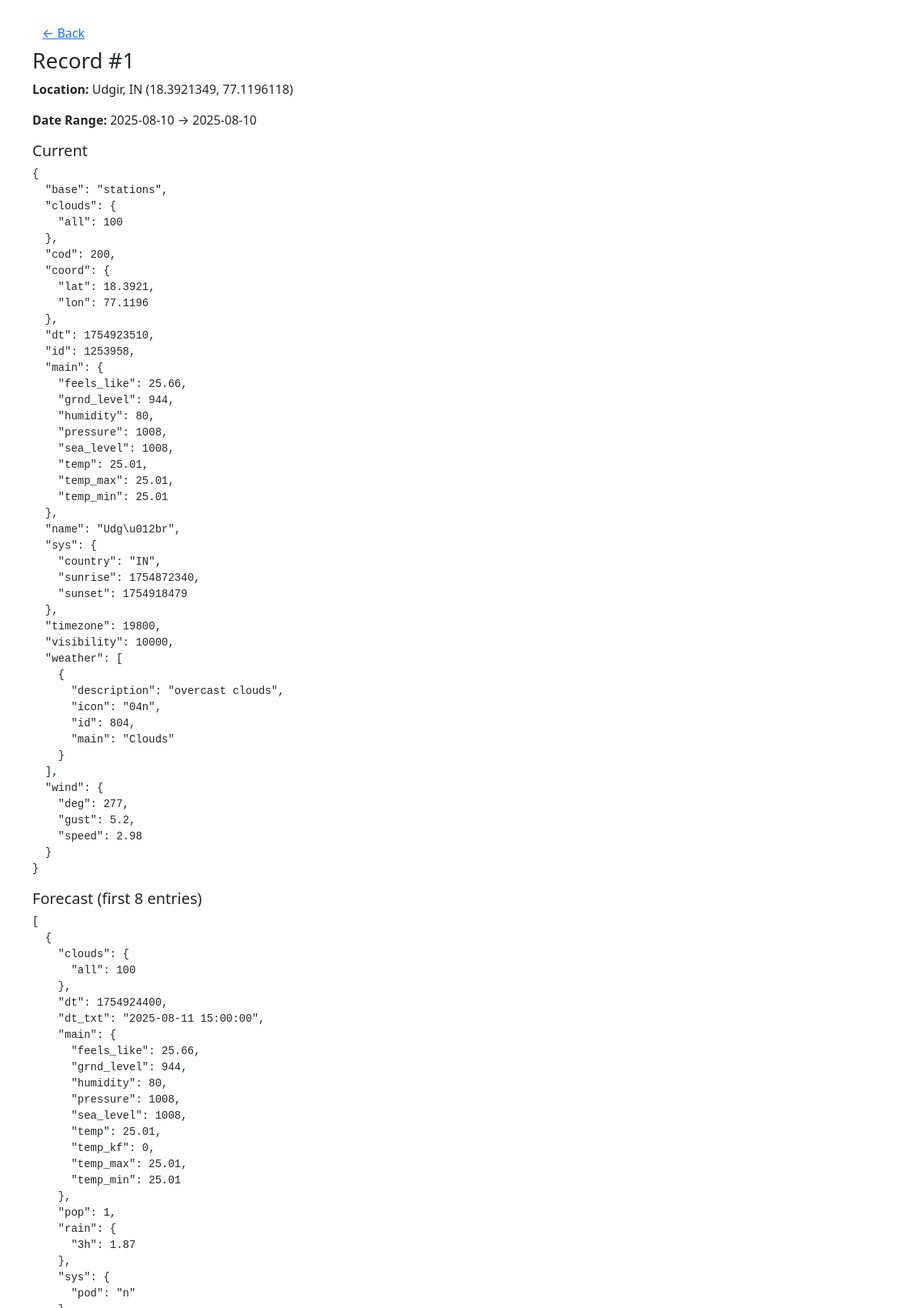
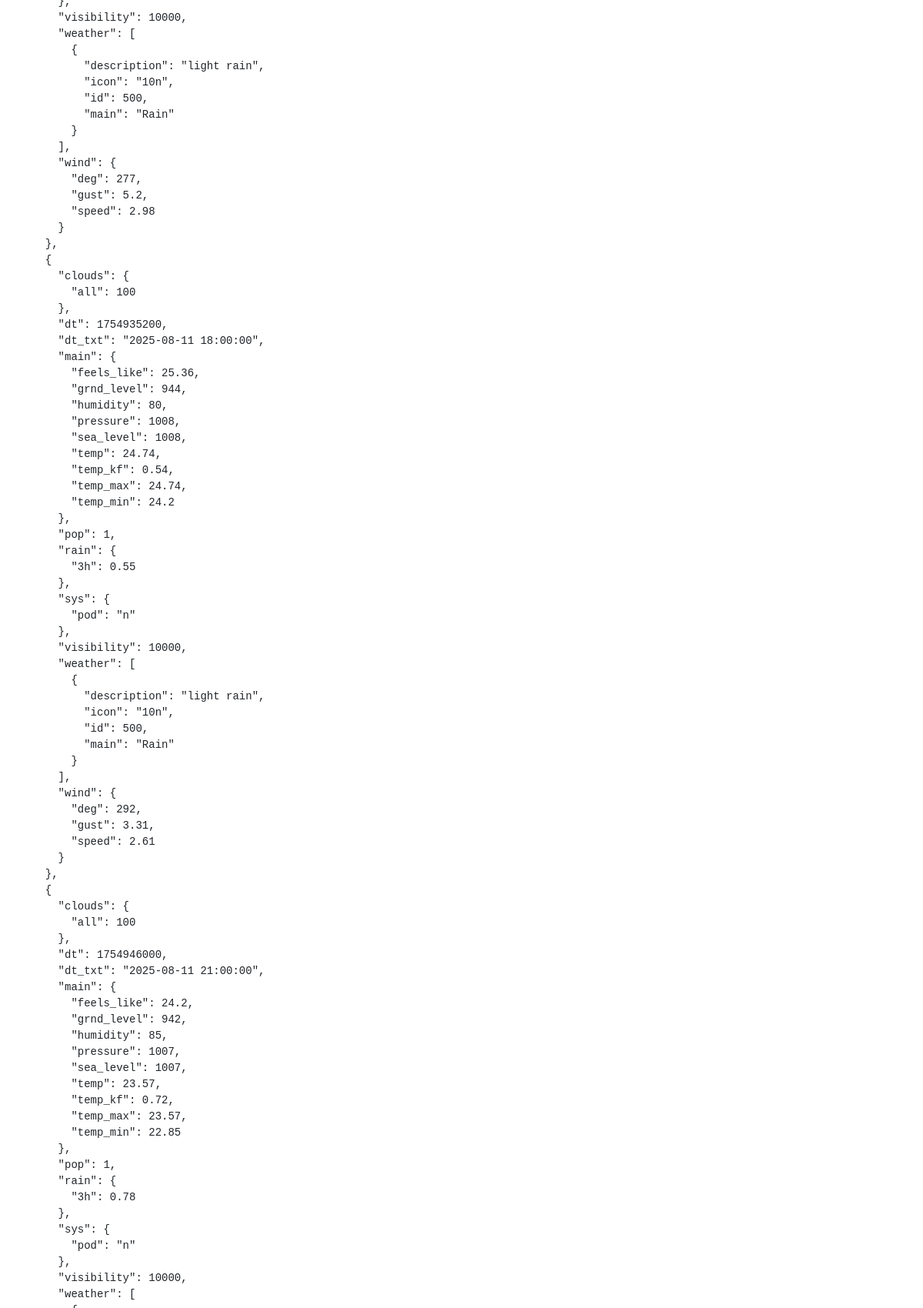
The app's page /record/1 (upper part) with its own data (2 pictures, top to bottom).
### models.py (models this page shows, shortened)
class WeatherRecord(db.Model):
    _tablename_ = "weather_records"
    id = db.Column(db.Integer, primary_key=True)
    created_at = db.Column(db.DateTime, default=datetime.utcnow)
    location_text = db.Column(db.String(200), nullable=False)
    lat = db.Column(db.Float)
    lon = db.Column(db.Float)
    start_date = db.Column(db.String(20))
    end_date = db.Column(db.String(20))
    payload_json = db.Column(db.Text, nullable=False)

### app.py (the view)
@app.route("/record/<int:rec_id>")
def view_record(rec_id):
    rec = WeatherRecord.query.get_or_404(rec_id)
    data = json.loads(rec.payload_json)
    return render_template("view_record.html", rec=rec, data=data)

### templates/view_record.html (shortened to what this page needs)
<!doctype html>
<html>
<head><meta charset="utf-8"><title>View Record</title>
<link href="https://cdn.jsdelivr.net/npm/bootstrap@5.3.2/dist/css/bootstrap.min.css" rel="stylesheet"></head>
<body class="container py-4">
  <a href="{{ url_for('records') }}" class="btn btn-link">&larr; Back</a>
  <h3>Record #{{ rec.id }}</h3>
  <p><strong>Location:</strong> {{ rec.location_text }} ({{ rec.lat }}, {{ rec.lon }})</p>
  <p><strong>Date Range:</strong> {{ rec.start_date }} → {{ rec.end_date }}</p>
  <h5>Current</h5>
  <pre>{{ data.current | tojson(indent=2) }}</pre>
  <h5>Forecast (first 8 entries)</h5>
  <pre>{{ data.forecast.list[:8] | tojson(indent=2) }}</pre>
</body>
</html>

### records on screen
WeatherRecord: id "1", location_text "Udgir, IN", lat "18.3921349", lon "77.1196118", start_date "2025-08-10", end_date "2025-08-10"
